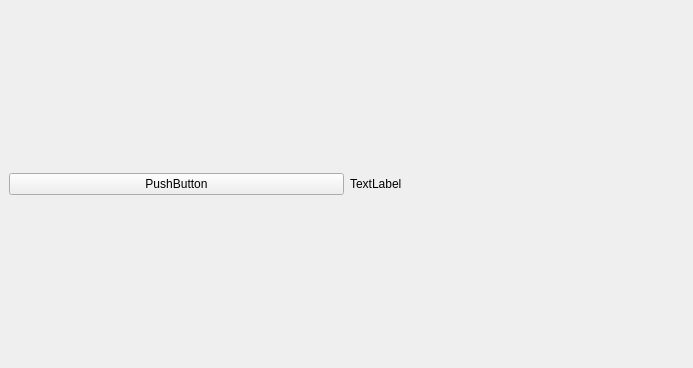
<?xml version="1.0" encoding="UTF-8"?>
<ui version="4.0">
 <class>MainWindow</class>
 <widget class="QMainWindow" name="MainWindow">
  <property name="geometry">
   <rect>
    <x>0</x>
    <y>0</y>
    <width>693</width>
    <height>368</height>
   </rect>
  </property>
  <property name="windowTitle">
   <string>MainWindow</string>
  </property>
  <widget class="QWidget" name="centralwidget">
   <layout class="QGridLayout" name="gridLayout">
    <item row="0" column="4">
     <widget class="QPushButton" name="pushButton">
      <property name="text">
       <string>PushButton</string>
      </property>
     </widget>
    </item>
    <item row="0" column="5">
     <widget class="QLabel" name="label">
      <property name="text">
       <string>TextLabel</string>
      </property>
     </widget>
    </item>
   </layout>
  </widget>
 </widget>
 <resources/>
 <connections/>
</ui>
